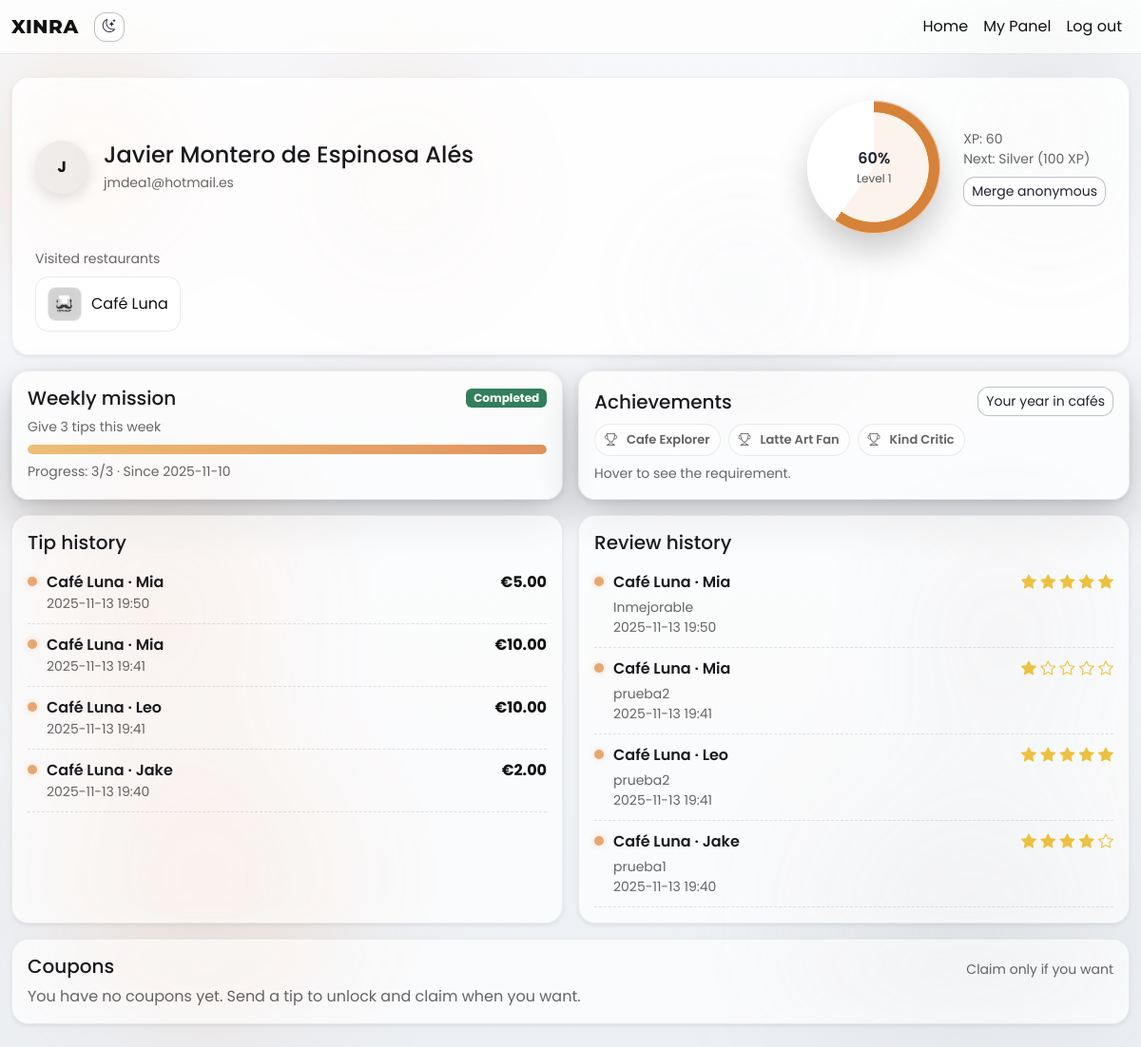
/me/profile (signed in), run on an earlier commit of the app's database.
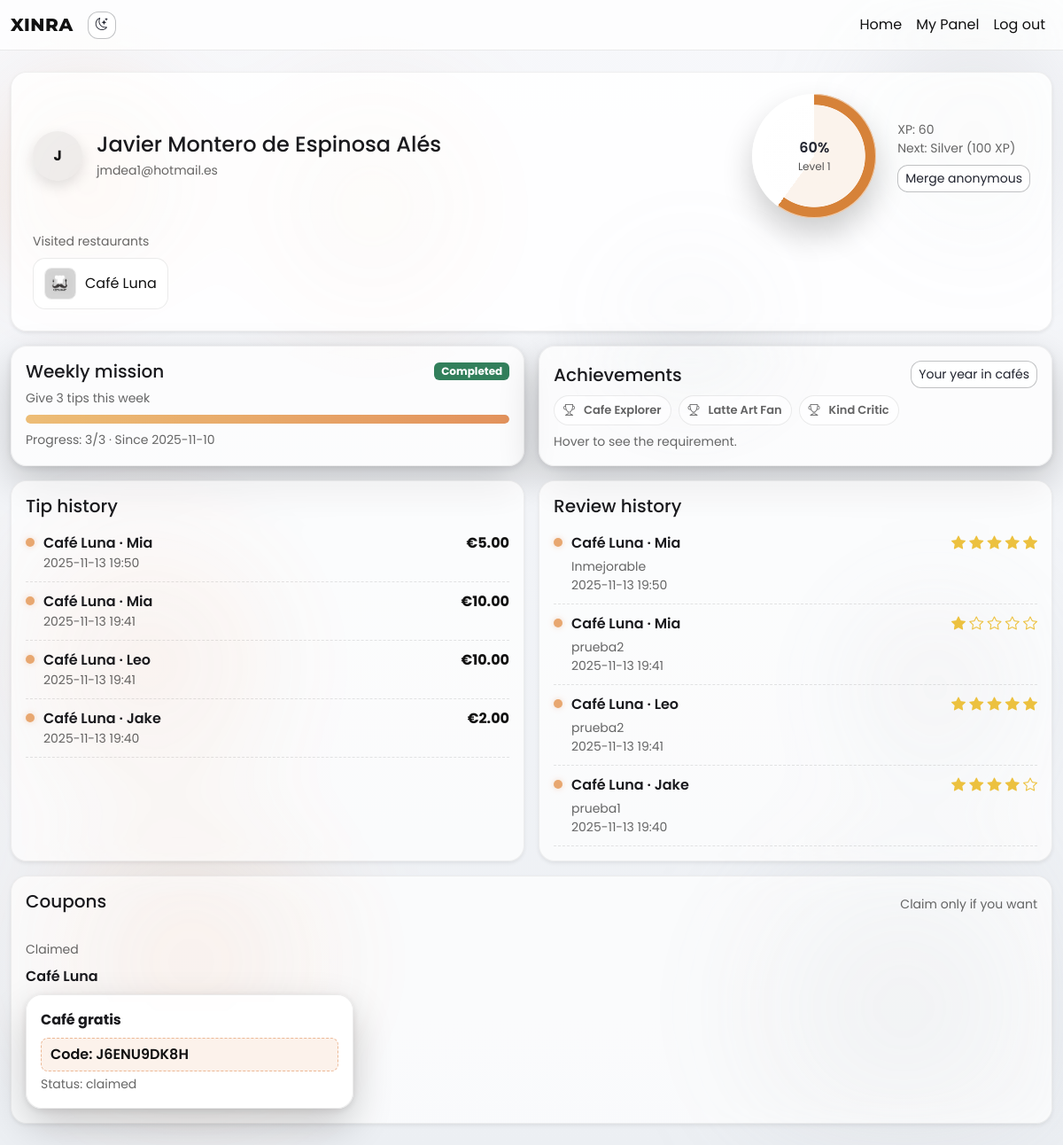
And on a later commit of the database.
### app/models.py (models this page shows)
class User(db.Model, UserMixin):
    __tablename__ = "users"
    id = db.Column(db.Integer, primary_key=True)
    email = db.Column(db.String(255), unique=True, nullable=True)
    password_hash = db.Column(db.String(255), nullable=True)
    name = db.Column(db.String(120), nullable=True)
    avatar_url = db.Column(db.String(512), nullable=True)
    device_id_hash = db.Column(db.String(64), unique=True, nullable=True)
    level = db.Column(db.Integer, default=1, nullable=False)
    xp = db.Column(db.Integer, default=0, nullable=False)
    created_at = db.Column(db.DateTime, default=datetime.utcnow, nullable=False)
    memberships = db.relationship("Membership", backref="user", lazy=True)
    tips = db.relationship("Tip", backref="user", lazy=True)
    reviews = db.relationship("Review", backref="user", lazy=True)

class RewardTier(db.Model):
    __tablename__ = "reward_tiers"
    id = db.Column(db.Integer, primary_key=True)
    name = db.Column(db.String(50), nullable=False)
    threshold_xp = db.Column(db.Integer, nullable=False)
    perks_json = db.Column(JSON, nullable=True)

class Restaurant(db.Model):
    __tablename__ = "restaurants"
    id = db.Column(db.Integer, primary_key=True)
    slug = db.Column(db.String(120), unique=True, nullable=False)
    name = db.Column(db.String(255), nullable=False)
    logo_url = db.Column(db.String(512), nullable=True)
    created_at = db.Column(db.DateTime, default=datetime.utcnow, nullable=False)
    staff = db.relationship("Staff", backref="restaurant", lazy=True)
    tips = db.relationship("Tip", backref="restaurant", lazy=True)
    reviews = db.relationship("Review", backref="restaurant", lazy=True)

class Tip(db.Model):
    __tablename__ = "tips"
    id = db.Column(db.Integer, primary_key=True)
    restaurant_id = db.Column(db.Integer, db.ForeignKey("restaurants.id"), nullable=False)
    staff_id = db.Column(db.Integer, db.ForeignKey("staff.id"), nullable=True)
    user_id = db.Column(db.Integer, db.ForeignKey("users.id"), nullable=True)
    amount_cents = db.Column(db.Integer, nullable=False)
    method_ui = db.Column(db.Text, default="mock", nullable=False)
    status = db.Column(db.Text, default="recorded", nullable=False)
    created_at = db.Column(db.DateTime, default=datetime.utcnow, nullable=False)
    __table_args__ = (
        db.Index("ix_tips_restaurant_created", "restaurant_id", "created_at"),
    )

class Staff(db.Model):
    __tablename__ = "staff"
    id = db.Column(db.Integer, primary_key=True)
    restaurant_id = db.Column(db.Integer, db.ForeignKey("restaurants.id"), nullable=False)
    name = db.Column(db.String(120), nullable=False)
    role = db.Column(db.String(120), nullable=True)
    avatar_url = db.Column(db.String(512), nullable=True)
    bio = db.Column(db.Text, nullable=True)
    rating_avg = db.Column(db.Float, default=0.0, nullable=False)
    tips_count = db.Column(db.Integer, default=0, nullable=False)
    active = db.Column(db.Boolean, default=True, nullable=False)
    tips = db.relationship("Tip", backref="staff", lazy=True)
    reviews = db.relationship("Review", backref="staff", lazy=True)

class Review(db.Model):
    __tablename__ = "reviews"
    id = db.Column(db.Integer, primary_key=True)
    restaurant_id = db.Column(db.Integer, db.ForeignKey("restaurants.id"), nullable=False)
    staff_id = db.Column(db.Integer, db.ForeignKey("staff.id"), nullable=True)
    user_id = db.Column(db.Integer, db.ForeignKey("users.id"), nullable=True)
    rating = db.Column(db.Integer, nullable=False)
    comment = db.Column(db.Text, nullable=True)
    share_allowed = db.Column(db.Boolean, default=False, nullable=False)
    created_at = db.Column(db.DateTime, default=datetime.utcnow, nullable=False)
    media = db.relationship("Media", backref="review", uselist=False, lazy=True)
    __table_args__ = (
        db.Index("ix_reviews_restaurant_created", "restaurant_id", "created_at"),
    )

class CouponRedemption(db.Model):
    __tablename__ = "coupon_redemptions"
    id = db.Column(db.Integer, primary_key=True)
    coupon_id = db.Column(db.Integer, db.ForeignKey("coupons.id"), nullable=False)
    user_id = db.Column(db.Integer, db.ForeignKey("users.id"), nullable=False)
    code = db.Column(db.String(24), unique=True, nullable=False)
    status = db.Column(db.String(20), default="claimed", nullable=False)  # claimed|used|expired
    created_at = db.Column(db.DateTime, default=datetime.utcnow, nullable=False)
    coupon = db.relationship("Coupon", backref=db.backref("redemptions", lazy=True))
    user = db.relationship("User", backref=db.backref("coupon_redemptions", lazy=True))
    __table_args__ = (
        db.Index("ix_redemptions_user", "user_id"),
        db.Index("ix_redemptions_coupon", "coupon_id"),
    )

class Coupon(db.Model):
    __tablename__ = "coupons"
    id = db.Column(db.Integer, primary_key=True)
    restaurant_id = db.Column(db.Integer, db.ForeignKey("restaurants.id"), nullable=False)
    title = db.Column(db.String(120), nullable=False)
    description = db.Column(db.Text, nullable=True)
    required_xp = db.Column(db.Integer, default=0, nullable=False)
    active = db.Column(db.Boolean, default=True, nullable=False)
    expires_at = db.Column(db.DateTime, nullable=True)
    created_at = db.Column(db.DateTime, default=datetime.utcnow, nullable=False)
    restaurant = db.relationship("Restaurant", backref=db.backref("coupons", lazy=True))
    __table_args__ = (
        db.Index("ix_coupons_restaurant_active", "restaurant_id", "active"),
    )

### app/routes/auth.py (the view)
@auth_bp.route("/me/profile")
def profile():
    user = current_user if current_user.is_authenticated else device_util.get_or_create_guest_user()
    tips = (
        Tip.query.filter_by(user_id=user.id).order_by(Tip.created_at.desc()).limit(20).all()
    )
    reviews = (
        Review.query.filter_by(user_id=user.id).order_by(Review.created_at.desc()).limit(20).all()
    )
    all_tips = Tip.query.filter_by(user_id=user.id).all()
    all_reviews = Review.query.filter_by(user_id=user.id).all()
    restaurant_ids = {t.restaurant_id for t in tips} | {r.restaurant_id for r in reviews}
    restaurants = (
        Restaurant.query.filter(Restaurant.id.in_(restaurant_ids)).order_by(Restaurant.name.asc()).all()
        if restaurant_ids
        else []
    )
    tiers = RewardTier.query.order_by(RewardTier.threshold_xp.asc()).all()
    xp = user.xp or 0
    next_tier = None
    progress_pct = 100
    if tiers:
        prev_thresh = 0
        for t in tiers:
            if xp >= t.threshold_xp:
                prev_thresh = t.threshold_xp
            else:
                next_tier = t
                break
        if next_tier:
            span = max(1, next_tier.threshold_xp - prev_thresh)
            progress_pct = int(100 * ((xp - prev_thresh) / span))
    available_by_rest = {}
    claimed_by_rest = {}
    if restaurants:
        redemptions = CouponRedemption.query.filter_by(user_id=user.id).all()
        claimed_ids = {cr.coupon_id for cr in redemptions}
        by_rest_claimed = {}
        for cr in redemptions:
            if not cr.coupon:
                continue
            lst = by_rest_claimed.setdefault(cr.coupon.restaurant_id, [])
            lst.append(cr)
        for r in restaurants:
            q = (
                Coupon.query.filter_by(restaurant_id=r.id, active=True)
                .filter(Coupon.required_xp <= xp)
            )
            if claimed_ids:
                q = q.filter(~Coupon.id.in_(claimed_ids))
            available = q.order_by(Coupon.required_xp.asc()).all()
            if available:
                available_by_rest[r.id] = {"restaurant": r, "coupons": available}
            claimed_list = by_rest_claimed.get(r.id)
            if claimed_list:
                claimed_by_rest[r.id] = {"restaurant": r, "redemptions": claimed_list}
    return render_template(
        "auth/profile.html",
        user=user,
        restaurants=restaurants,
        tips=tips,
        reviews=reviews,
        next_tier=next_tier,
        progress_pct=progress_pct,
        available_by_rest=available_by_rest,
        claimed_by_rest=claimed_by_rest,
        achievements=_compute_achievements(user, all_tips, all_reviews),
        mission=_compute_weekly_mission(user),
    )

### templates/auth/profile.html (shortened to what this page needs)
{% extends "_base.html" %}
{% block content %}
<div class="card p-4 shadow-sm mb-3 profile-hero">
  <div class="d-flex align-items-center justify-content-between flex-wrap gap-3">
    <div class="d-flex align-items-center gap-3">
      <div class="avatar-fallback avatar-lg">{{ (user.name or 'U')[:1].upper() }}</div>
      <div>
        <h4 class="mb-1">{{ user.name or 'User' }}</h4>
        <div class="small text-muted">{{ user.email or 'Guest' }}</div>
      </div>
    </div>
    <div class="d-flex align-items-center gap-4">
      <div class="xp-ring" data-progress="{{ progress_pct }}">
        <div class="text-center">
          <div class="label">{{ progress_pct }}%</div>
          <div class="sub">Level {{ user.level }}</div>
        </div>
      </div>
      <div>
        <div class="small text-muted">XP: {{ user.xp }}</div>
        {% if next_tier %}
          <div class="small text-muted">Next: {{ next_tier.name }} ({{ next_tier.threshold_xp }} XP)</div>
        {% else %}
          <div class="small text-muted">Max level reached</div>
        {% endif %}
        <form class="mt-2" method="post" action="{{ url_for('auth.merge_guest') }}">
          <button class="btn btn-outline-dark btn-sm" type="submit">Merge anonymous</button>
        </form>
      </div>
    </div>
  </div>
  {% if restaurants %}
  <div class="mt-3">
    <div class="small text-muted mb-2">Visited restaurants</div>
    <div class="d-flex flex-wrap gap-2">
      {% for r in restaurants %}
        <a class="resto-tile" href="{{ url_for('public.tip_page', restaurant_slug=r.slug) }}">
          {% if r.logo_url %}
            <img class="resto-logo" src="{{ r.logo_url }}" alt="{{ r.name }}">
          {% else %}
            <div class="resto-logo d-flex align-items-center justify-content-center">🍽️</div>
          {% endif %}
          <span>{{ r.name }}</span>
        </a>
      {% endfor %}
    </div>
  </div>
  {% endif %}
</div>
<div class="row g-3 mb-3">
  <div class="col-12 col-lg-6">
    <div class="card p-3 mission-card h-100">
      <div class="d-flex justify-content-between align-items-center mb-2">
        <h5 class="mb-0">Weekly mission</h5>
        {% if mission.completed %}
          <span class="badge text-bg-success">Completed</span>
        {% endif %}
      </div>
      <div class="small text-muted mb-2">{{ mission.title }}</div>
      <div class="mission-progress mb-2">
        {% set pct = (100 * mission.progress // mission.goal) if mission.goal else 0 %}
        <div class="progress" role="progressbar" aria-valuemin="0" aria-valuemax="{{ mission.goal }}" aria-valuenow="{{ mission.progress }}">
          <div class="progress-bar" style="width: {{ pct }}%"></div>
        </div>
      </div>
      <div class="small text-muted">Progress: {{ mission.progress }}/{{ mission.goal }} · Since {{ mission.start.strftime('%Y-%m-%d') }}</div>
    </div>
  </div>
  <div class="col-12 col-lg-6">
    <div class="card p-3 h-100">
      <div class="d-flex justify-content-between align-items-center">
        <h5 class="mb-0">Achievements</h5>
        <a href="{{ url_for('auth.summary') }}" class="btn btn-outline-dark btn-sm">Your year in cafés</a>
      </div>
      <div class="d-flex flex-wrap gap-2 mt-2">
        {% for a in achievements %}
          <div class="badge-achievement {{ 'earned' if a.earned else 'locked' }}" title="{{ a.desc }}">
            <i class="bi {{ 'bi-trophy-fill' if a.earned else 'bi-trophy' }} me-1"></i>{{ a.name }}
          </div>
        {% endfor %}
      </div>
      <div class="small text-muted mt-2">Hover to see the requirement.</div>
    </div>
  </div>
</div>
<div class="row g-3">
  <div class="col-12 col-lg-6">
    <div class="card p-3 shadow-sm h-100">
      <h5 class="mb-2">Tip history</h5>
      {% if tips %}
      <ul class="timeline">
        {% for t in tips %}
        <li>
          <div class="dot"></div>
          <div class="flex-grow-1">
            <div class="d-flex justify-content-between">
              <span class="title">{{ t.restaurant.name }} · {{ t.staff.name if t.staff_id else 'General' }}</span>
              <span class="fw-bold amount">€{{ '%.2f' % (t.amount_cents/100) }}</span>
            </div>
            <div class="small text-muted">{{ t.created_at.strftime('%Y-%m-%d %H:%M') }}</div>
          </div>
        </li>
        {% endfor %}
      </ul>
      {% else %}
      <div class="text-muted">No tips yet.</div>
      {% endif %}
    </div>
  </div>
  <div class="col-12 col-lg-6">
    <div class="card p-3 shadow-sm h-100">
      <h5 class="mb-2">Review history</h5>
      {% if reviews %}
      <ul class="timeline">
        {% for r in reviews %}
        <li>
          <div class="dot"></div>
          <div class="flex-grow-1">
            <div class="d-flex justify-content-between">
              <span class="title">{{ r.restaurant.name }} · {{ r.staff.name if r.staff_id else 'General' }}</span>
              <span>
                {% for i in range(1,6) %}
                  {% if i <= r.rating %}
                    <i class="bi bi-star-fill text-warning"></i>
                  {% else %}
                    <i class="bi bi-star text-warning"></i>
                  {% endif %}
                {% endfor %}
              </span>
            </div>
            {% if r.comment %}<div class="small text-muted mt-1">{{ r.comment }}</div>{% endif %}
            <div class="small text-muted">{{ r.created_at.strftime('%Y-%m-%d %H:%M') }}</div>
          </div>
        </li>
        {% endfor %}
      </ul>
      {% else %}
      <div class="text-muted">No reviews yet.</div>
      {% endif %}
    </div>
  </div>
  <div class="col-12">
    <div class="card p-3 shadow-sm h-100">
      <div class="d-flex justify-content-between align-items-center">
        <h5 class="mb-2">Coupons</h5>
        <small class="text-muted">Claim only if you want</small>
      </div>
      {% set any_available = available_by_rest and available_by_rest|length > 0 %}
      {% set any_claimed = claimed_by_rest and claimed_by_rest|length > 0 %}
      {% if any_claimed %}
        <div class="small text-muted mt-4">Claimed</div>
        {% for rest_id, pack in claimed_by_rest.items() %}
          {% set rest = pack.restaurant %}
          {% set reds = pack.redemptions %}
          <div class="mb-2 mt-2 fw-semibold">{{ rest.name if rest else 'Restaurant' }}</div>
          <div class="row row-cols-1 row-cols-md-2 row-cols-lg-3 g-3">
            {% for cr in reds %}
            <div class="col">
              <div class="card p-3 h-100 coupon-card">
                <div class="fw-bold">{{ cr.coupon.title if cr.coupon else 'Coupon' }}</div>
                <div class="mt-2 code-badge">Code: {{ cr.code }}</div>
                <div class="small text-muted mt-1">Status: {{ cr.status }}</div>
              </div>
            </div>
            {% endfor %}
          </div>
        {% endfor %}
      {% endif %}
      {% if not any_available and not any_claimed %}
        <div class="text-muted">You have no coupons yet. Send a tip to unlock and claim when you want.</div>
      {% endif %}
    </div>
  </div>
</div>
{% endblock %}

What changed in the data, as far as the page shows it:
added CouponRedemption: coupon "Café gratis", code "J6ENU9DK8H", status "claimed"
Also different on the page:
text no longer shown: "You have no coupons yet. Send a tip to unlock and claim when you want."
text now shown: "Claimed"
new list line: "Café Luna"
